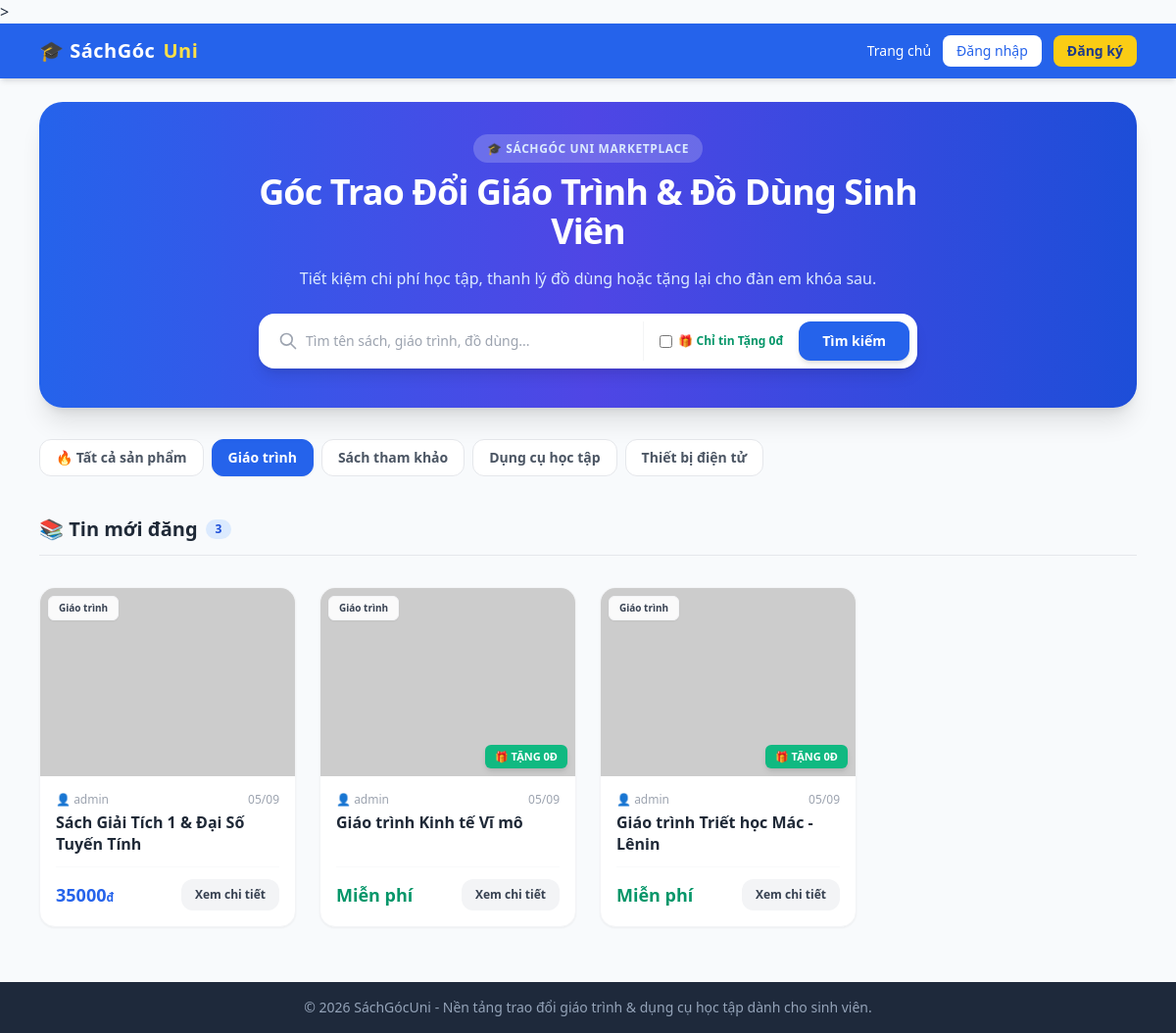
Screenshot of /?cat=1 with the database file from the repository.
### app_main/models.py (models this page shows, shortened)
class Category(models.Model):
    name = models.CharField(max_length=100, verbose_name="Tên danh mục")
    slug = models.SlugField(unique=True, verbose_name="Đường dẫn (Slug)")
    class Meta:
        verbose_name = "Danh mục"
        verbose_name_plural = "1. Danh mục sản phẩm"

class Post(models.Model):
    CONDITION_CHOICES = [
        ('NEW', 'Mới (100%)'),
        ('LIKE_NEW', 'Như mới (90-99%)'),
        ('GOOD', 'Tốt (70-89%)'),
        ('USED', 'Cũ (Dưới 70%)'),
    ]
    title = models.CharField(max_length=200, verbose_name="Tiêu đề")
    seller = models.ForeignKey(User, on_delete=models.CASCADE, related_name='posts', verbose_name="Người đăng")
    category = models.ForeignKey(Category, on_delete=models.SET_NULL, null=True, verbose_name="Danh mục")
    course_code = models.CharField(max_length=50, blank=True, verbose_name="Mã học phần / Tên môn")
    faculty = models.CharField(max_length=100, blank=True, verbose_name="Khoa / Ngành")
    price = models.DecimalField(max_digits=10, decimal_places=0, default=0, verbose_name="Giá bán (VNĐ)")
    is_free = models.BooleanField(default=False, verbose_name="Tặng miễn phí (0đ)")
    condition = models.CharField(max_length=20, choices=CONDITION_CHOICES, default='GOOD', verbose_name="Tình trạng")
    description = models.TextField(verbose_name="Mô tả chi tiết")
    image = models.ImageField(upload_to='posts/', blank=True, null=True, verbose_name="Ảnh sản phẩm")
    is_sold = models.BooleanField(default=False, verbose_name="Đã bán")
    created_at = models.DateTimeField(auto_now_add=True, verbose_name="Ngày đăng")
    wishlist = models.ManyToManyField(User, related_name='favorite_posts', blank=True, verbose_name="Lượt yêu thích")
    class Meta:
        verbose_name = "Bài đăng"
        verbose_name_plural = "2. Quản lý bài đăng"
    class Meta:
        verbose_name = "Bài đăng"
        verbose_name_plural = "2. Quản lý bài đăng"

### app_main/views.py (the view)
# urls.py: path('', views.home, name='home'),
def home(request):
    posts = Post.objects.all().order_by('-created_at')
    categories = Category.objects.all()
    query = request.GET.get('q', '')
    if query:
        posts = posts.filter(title__icontains=query)
    cat_param = request.GET.get('cat') or request.GET.get('category')
    if cat_param and cat_param != 'all':
        if cat_param.isdigit():
            posts = posts.filter(category_id=int(cat_param))
        else:
            posts = posts.filter(category__name__icontains=cat_param)
    is_free = request.GET.get('free')
    if is_free == '1':
        posts = posts.filter(is_free=True)
    context = {
        'posts': posts,
        'categories': categories,
        'query': query,
        'cat_id': cat_param,
        'selected_category': cat_param,
        'free_only': is_free == '1',
    }
    return render(request, 'app_main/home.html', context)

### app_main/templates/app_main/home.html (shortened to what this page needs)
{% extends 'app_main/base.html' %}
{% block content %}
<div class="space-y-8">
    <div class="relative bg-gradient-to-r from-blue-600 via-indigo-600 to-blue-700 text-white rounded-3xl p-8 md:p-10 shadow-xl overflow-hidden">
        <div class="relative z-10 max-w-2xl mx-auto text-center space-y-4">
            <span class="bg-white/20 backdrop-blur-md text-xs font-semibold px-3.5 py-1.5 rounded-full uppercase tracking-wider text-blue-100">
                🎓 SáchGóc Uni Marketplace
            </span>
            <h1 class="text-3xl md:text-4xl font-black tracking-tight">
                Góc Trao Đổi Giáo Trình & Đồ Dùng Sinh Viên
            </h1>
            <p class="text-blue-100 text-sm md:text-base font-medium">
                Tiết kiệm chi phí học tập, thanh lý đồ dùng hoặc tặng lại cho đàn em khóa sau.
            </p>
            <form method="get" action="{% url 'home' %}" class="pt-2">
                <div class="flex flex-col sm:flex-row gap-2 bg-white p-2 rounded-2xl shadow-lg text-gray-800">
                    <div class="flex-1 flex items-center px-3 gap-2">
                        <svg class="w-5 h-5 text-gray-400 shrink-0" fill="none" stroke="currentColor" viewBox="0 0 24 24"><path stroke-linecap="round" stroke-linejoin="round" stroke-width="2" d="M21 21l-6-6m2-5a7 7 0 11-14 0 7 7 0 0114 0z"/></svg>
                        <input type="text" name="q" value="{{ query|default:'' }}" placeholder="Tìm tên sách, giáo trình, đồ dùng..." class="w-full text-sm focus:outline-none bg-transparent">
                    </div>
                    <div class="flex items-center gap-2 border-t sm:border-t-0 sm:border-l border-gray-100 pt-2 sm:pt-0 pl-0 sm:pl-2">
                        <label class="flex items-center gap-1.5 text-xs font-bold text-emerald-600 cursor-pointer px-2 select-none whitespace-nowrap">
                            <input type="checkbox" name="free" value="1" {% if free_only %}checked{% endif %} onchange="this.form.submit()" class="rounded text-emerald-600 focus:ring-emerald-500"> 🎁 Chỉ tin Tặng 0đ
                        </label>
                        <button type="submit" class="w-full sm:w-auto bg-blue-600 hover:bg-blue-700 text-white font-bold px-6 py-2.5 rounded-xl text-sm transition-all shadow-md shrink-0">
                            Tìm kiếm
                        </button>
                    </div>
                </div>
            </form>
        </div>
    </div>
    <div class="flex items-center gap-2 overflow-x-auto pb-2 scrollbar-none">
        <a href="{% url 'home' %}" class="px-4 py-2 rounded-xl text-sm font-semibold whitespace-nowrap transition-all border {% if not cat_id or cat_id == 'all' %}bg-blue-600 text-white border-blue-600 shadow-sm{% else %}bg-white text-gray-600 border-gray-200 hover:bg-gray-50{% endif %}">
            🔥 Tất cả sản phẩm
        </a>
        {% for cat in categories %}
            <a href="?cat={{ cat.id }}{% if query %}&q={{ query }}{% endif %}{% if free_only %}&free=1{% endif %}"
               class="px-4 py-2 rounded-xl text-sm font-semibold whitespace-nowrap transition-all border {% if cat_id == cat.id|stringformat:'i' or cat_id == cat.id|stringformat:'s' %}bg-blue-600 text-white border-blue-600 shadow-sm{% else %}bg-white text-gray-600 border-gray-200 hover:bg-gray-50{% endif %}">
                {{ cat.name }}
            </a>
        {% endfor %}
    </div>
    <div class="flex justify-between items-center border-b pb-3">
        <h2 class="text-xl font-bold text-gray-800 flex items-center gap-2">
            <span>📚 Tin mới đăng</span>
            <span class="text-xs bg-blue-100 text-blue-700 px-2.5 py-0.5 rounded-full font-extrabold">{{ posts|length }}</span>
        </h2>
    </div>
    <div class="grid grid-cols-1 sm:grid-cols-2 md:grid-cols-3 lg:grid-cols-4 gap-6">
        {% for post in posts %}
            <div class="group bg-white rounded-2xl shadow-sm border border-gray-100 overflow-hidden hover:shadow-xl hover:-translate-y-1 transition-all duration-200 flex flex-col relative">
                <div class="relative h-48 w-full bg-gray-100 overflow-hidden">
                    {% if post.image %}
                        <img src="{{ post.image.url }}" alt="{{ post.title }}" class="h-full w-full object-cover group-hover:scale-105 transition-transform duration-300">
                    {% else %}
                        <img src="https://picsum.photos/seed/{{ post.id }}/500/300" alt="{{ post.title }}" class="h-full w-full object-cover group-hover:scale-105 transition-transform duration-300">
                    {% endif %}
                    <div class="absolute top-2 left-2 flex flex-col gap-1">
                        <span class="bg-white/90 backdrop-blur-md text-gray-700 text-[10px] font-bold px-2.5 py-1 rounded-md shadow-sm border border-gray-100">
                            {{ post.category.name|default:"Khác" }}
                        </span>
                    </div>
                    {% if post.is_free or post.price == 0 %}
                        <span class="absolute bottom-2 right-2 bg-emerald-500 text-white text-[11px] font-black px-2.5 py-1 rounded-md shadow-md uppercase">
                            🎁 Tặng 0đ
                        </span>
                    {% endif %}
                </div>
                <div class="p-4 flex-1 flex flex-col justify-between space-y-3">
                    <div>
                        <div class="flex justify-between items-center text-xs text-gray-400 mb-1">
                            <span class="font-medium">👤 {{ post.seller.username }}</span>
                            <span>{{ post.created_at|date:"d/m" }}</span>
                        </div>
                        <h3 class="font-bold text-gray-800 text-base leading-snug line-clamp-2 group-hover:text-blue-600 transition-colors">
                            <a href="{% url 'post_detail' post.pk %}">{{ post.title }}</a>
                        </h3>
                    </div>
                    <div class="pt-3 border-t border-gray-50 flex items-center justify-between">
                        <div>
                            {% if post.is_free or post.price == 0 %}
                                <span class="text-emerald-600 font-black text-lg">Miễn phí</span>
                            {% else %}
                                <span class="text-blue-600 font-black text-lg">{{ post.price|floatformat:0 }}<span class="text-xs font-bold">đ</span></span>
                            {% endif %}
                        </div>
                        <a href="{% url 'post_detail' post.pk %}" class="bg-gray-100 group-hover:bg-blue-600 group-hover:text-white text-gray-700 text-xs font-bold px-3.5 py-2 rounded-xl transition-colors">
                            Xem chi tiết
                        </a>
                    </div>
                </div>
            </div>
        {% endfor %}
    </div>
</div>
{% endblock %}

### rows the page displays
Category: name "Giáo trình"
Category: name "Sách tham khảo"
Category: name "Dụng cụ học tập"
Category: name "Thiết bị điện tử"
Post: category.name "Giáo trình", seller.username "admin", created_at "05/09", title "Sách Giải Tích 1 & Đại Số Tuyến Tính", price "35000"
Post: category.name "Giáo trình", is_free "🎁 TẶNG 0Đ", seller.username "admin", created_at "05/09", title "Giáo trình Kinh tế Vĩ mô"
Post: category.name "Giáo trình", is_free "🎁 TẶNG 0Đ", seller.username "admin", created_at "05/09", title "Giáo trình Triết học Mác - Lênin"

### other values shown
{{ posts|length }} "3"
